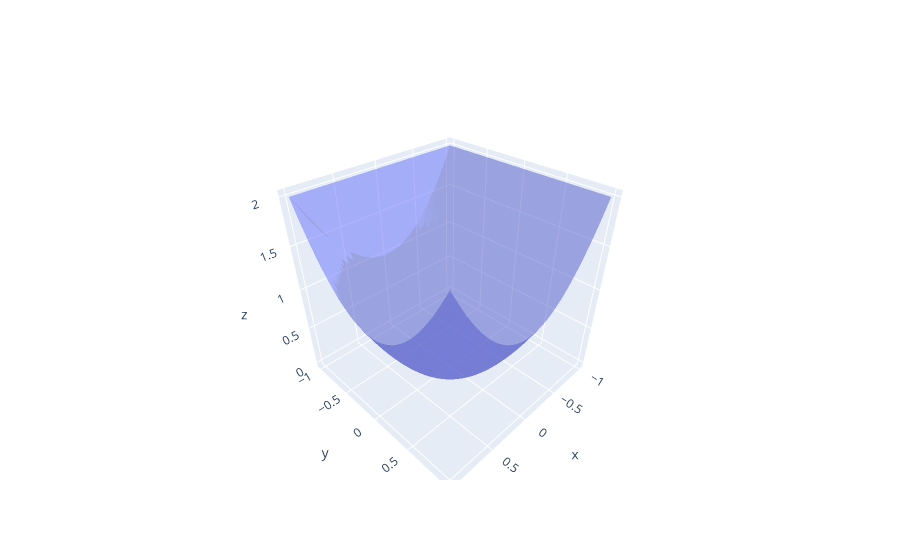

The code cell stored with this chart in its notebook:
### Code cell
fig = go.Figure(data=[go.Mesh3d(    
    x=xx.ravel(),
    y=yy.ravel(),
    z=zz.ravel(),
    opacity=0.5, colorscale='deep_r',
    colorbar_thickness=25, 
    flatshading=True)])

fig.show()

### Figure 1 — Plotly figure (JSON) as saved in the notebook; plotly's stock layout.template omitted (floating-point values rounded to 4 significant figures; data arrays with more than 128 entries replaced by an {"elided": "..."} marker saying what was removed)
{"data": [{"colorbar": {"thickness": 25}, "colorscale": [[0, "rgb(39, 26, 44)"], [0.09091, "rgb(54, 43, 77)"], [0.1818, "rgb(64, 60, 115)"], [0.2727, "rgb(62, 82, 143)"], [0.3636, "rgb(62, 108, 150)"], [0.4545, "rgb(68, 130, 155)"], [0.5455, "rgb(76, 153, 160)"], [0.6364, "rgb(86, 177, 163)"], [0.7273, "rgb(111, 201, 163)"], [0.8182, "rgb(156, 219, 165)"], [0.9091, "rgb(206, 236, 179)"], [1, "rgb(253, 253, 204)"]], "flatshading": true, "opacity": 0.5, "type": "mesh3d", "x": {"elided": "2500 float values"}, "y": {"elided": "2500 float values"}, "z": {"elided": "2500 float values"}}], "layout": {}}
